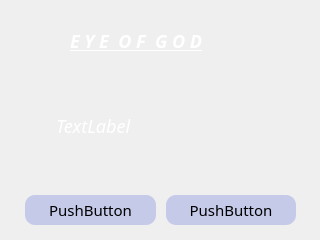
<?xml version="1.0" encoding="UTF-8"?>
<ui version="4.0">
 <class>Dialog</class>
 <widget class="QDialog" name="Dialog">
  <property name="geometry">
   <rect>
    <x>0</x>
    <y>0</y>
    <width>320</width>
    <height>240</height>
   </rect>
  </property>
  <property name="windowTitle">
   <string>Dialog</string>
  </property>
  <property name="styleSheet">
   <string notr="true">*{
	background-image: url(C:/Users/idris/Documents/qt/eye_of_god/resource/images/images.jpeg);
  border-style:outset;
	border-radius: 15px;
	font-size: 15px;
	font-family:Certury Gothic, sans serlf;
}


QTextBrowser{
color: #8d98a1;
background-color: #405361;
font-size:18px;
border-style:outset;
border-radius: 18px;
}


QPushButton{
background:#C5CAE9;
border-style:outset;
border-radius: 10px;
}

QPushButton:hover{
color:while;
background:#0288D1;
border-style:outset;
border-radius: 15px;
}

QPushButton:pressed{
background-color:rgb(3,169,244);
border-style:inset;
}



QLabel{
background:rgba(85,170,255,0);
color:white;
font-style:italic bold;
font-size:18px;
}</string>
  </property>
  <widget class="QFrame" name="frame">
   <property name="geometry">
    <rect>
     <x>40</x>
     <y>70</y>
     <width>251</width>
     <height>101</height>
    </rect>
   </property>
   <property name="frameShape">
    <enum>QFrame::StyledPanel</enum>
   </property>
   <property name="frameShadow">
    <enum>QFrame::Raised</enum>
   </property>
   <widget class="QLabel" name="label_2">
    <property name="geometry">
     <rect>
      <x>16</x>
      <y>20</y>
      <width>231</width>
      <height>71</height>
     </rect>
    </property>
    <property name="text">
     <string>TextLabel</string>
    </property>
   </widget>
  </widget>
  <widget class="QLabel" name="label">
   <property name="geometry">
    <rect>
     <x>70</x>
     <y>30</y>
     <width>211</width>
     <height>21</height>
    </rect>
   </property>
   <property name="font">
    <font>
     <family>Certury Gothic</family>
     <pointsize>-1</pointsize>
     <weight>75</weight>
     <italic>true</italic>
     <bold>true</bold>
     <underline>true</underline>
    </font>
   </property>
   <property name="autoFillBackground">
    <bool>false</bool>
   </property>
   <property name="text">
    <string>E Y E  O F  G O D</string>
   </property>
   <property name="scaledContents">
    <bool>true</bool>
   </property>
   <property name="wordWrap">
    <bool>true</bool>
   </property>
  </widget>
  <widget class="QWidget" name="">
   <property name="geometry">
    <rect>
     <x>20</x>
     <y>190</y>
     <width>281</width>
     <height>40</height>
    </rect>
   </property>
   <layout class="QHBoxLayout" name="horizontalLayout">
    <property name="spacing">
     <number>10</number>
    </property>
    <property name="leftMargin">
     <number>5</number>
    </property>
    <property name="topMargin">
     <number>5</number>
    </property>
    <property name="rightMargin">
     <number>5</number>
    </property>
    <property name="bottomMargin">
     <number>5</number>
    </property>
    <item>
     <widget class="QPushButton" name="valider">
      <property name="minimumSize">
       <size>
        <width>10</width>
        <height>30</height>
       </size>
      </property>
      <property name="text">
       <string>PushButton</string>
      </property>
     </widget>
    </item>
    <item>
     <widget class="QPushButton" name="annuler">
      <property name="minimumSize">
       <size>
        <width>10</width>
        <height>30</height>
       </size>
      </property>
      <property name="text">
       <string>PushButton</string>
      </property>
     </widget>
    </item>
   </layout>
  </widget>
 </widget>
 <resources/>
 <connections/>
</ui>
